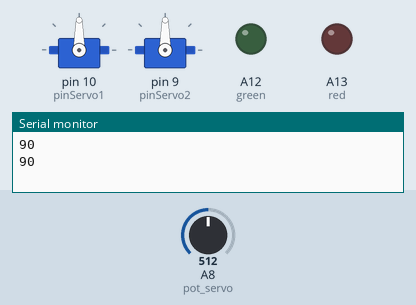
This sketch was run on a simulated Arduino Mega 2560, built with avr-gcc and run on an emulated ATmega2560. Shown: 2 × servo, output pins drawn as LEDs (lit = HIGH), the last lines printed to the serial monitor. The inputs (shaded band) are chosen by the test bench; at power-on: A8 (pot_servo) = 512.

Above: at 1.8 s.
1.9 s: A8 (pot_servo) set to 716
At 2.9 s:
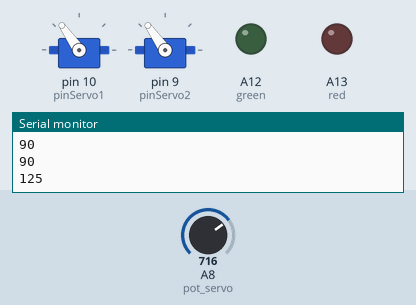
3.5 s: A8 (pot_servo) set to 900
At 4.4 s:
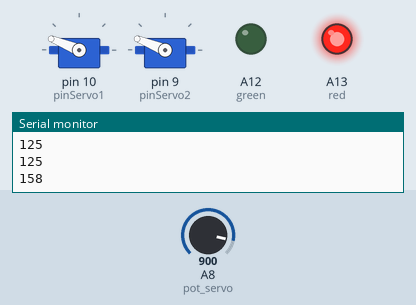
5.5 s: A8 (pot_servo) set to 1023
At 7.2 s:
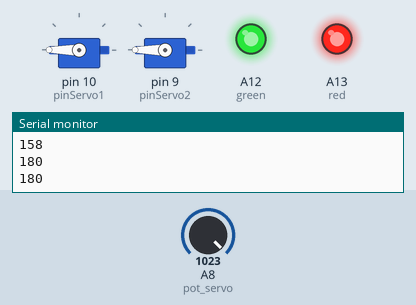
7.5 s: A8 (pot_servo) set to 511
At 8.8 s:
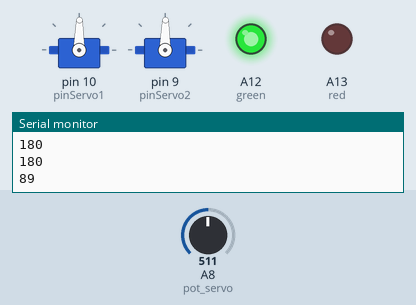
9.5 s: A8 (pot_servo) set to 306
At 10.3 s:
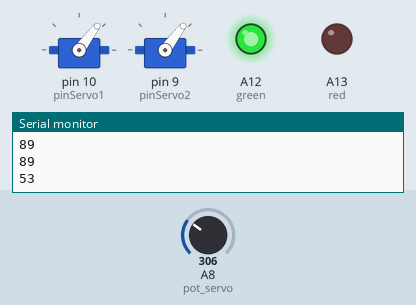
11.5 s: A8 (pot_servo) set to 150
At 13.1 s:
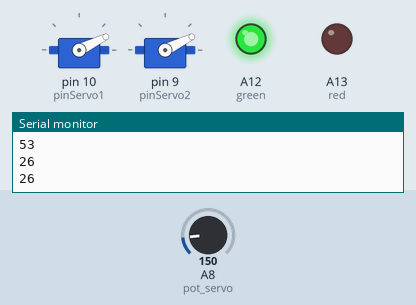
Timing chart, 0 to 14.5 s (numbered marks = the images above; inputs shaded):
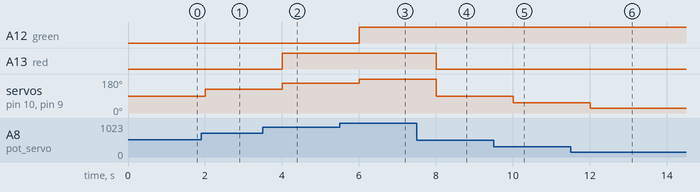

The sketch:

potTeste.ino
```cpp
#include <Servo.h>


#define pinServo1 10
#define pinServo2 9
#define pot_servo A8
#define green A12
#define red A13

Servo servo1;
Servo servo2;

int x;

void setup() {
  pinMode(red, OUTPUT);
  pinMode(green, OUTPUT);
  servo1.attach(pinServo1);
  servo2.attach(pinServo2);
  Serial.begin(9600);
}

void loop() {
  x = analogRead(pot_servo);
  x = map(x, 0, 1023, 0, 180);
  if (x >160){
    analogWrite(green, x);
  }else{
    analogWrite(red, x);
    }
  servo1.write(x);
  servo2.write(x);
  Serial.println(x);
  delay(1000);
}
```

Measured:
- after the input at 1.9 s, servo on pin 10 (pinServo1), servo on pin 9 (pinServo2): 90° → 125° after 0.10 s
- after the input at 3.5 s, A13 (red): LOW → HIGH after 0.50 s; servo on pin 10 (pinServo1), servo on pin 9 (pinServo2): 125° → 158° after 0.50 s
- after the input at 5.5 s, A12 (green): LOW → HIGH after 0.50 s; servo on pin 10 (pinServo1), servo on pin 9 (pinServo2): 158° → 180° after 0.50 s
- after the input at 7.5 s, A13 (red): HIGH → LOW after 0.50 s; servo on pin 10 (pinServo1), servo on pin 9 (pinServo2): 180° → 89° after 0.50 s
- after the input at 9.5 s, servo on pin 10 (pinServo1), servo on pin 9 (pinServo2): 89° → 53° after 0.51 s
- after the input at 11.5 s, servo on pin 10 (pinServo1), servo on pin 9 (pinServo2): 53° → 26° after 0.51 s
